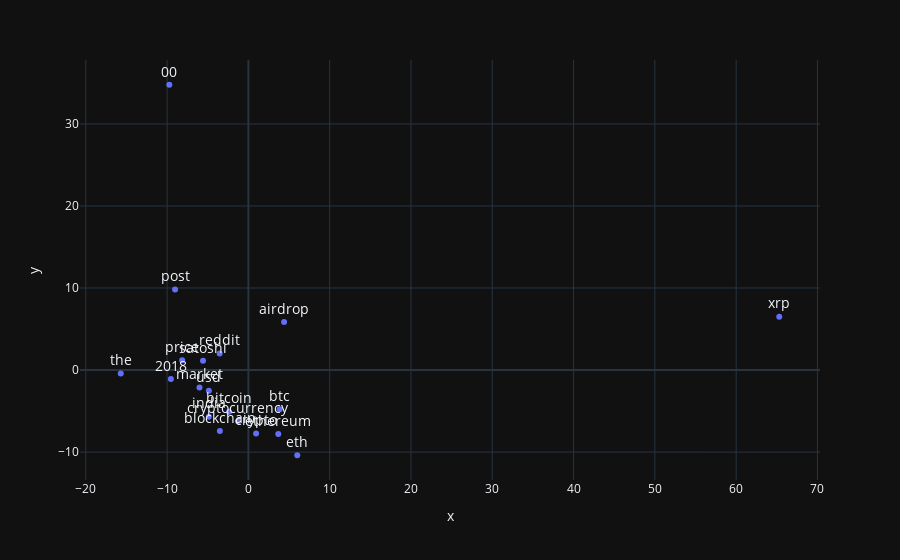

The cell this chart's notebook holds for it:
### Code cell
fig = px.scatter(x = pca_text[:,0], y = pca_text[:,1], text = final_list)
fig.update_traces(textposition='top center', textfont_size=14)
fig.show()

### Figure 1 — Plotly figure (JSON) as saved in the notebook; plotly's stock layout.template omitted (floating-point values rounded to 4 significant figures)
{"data": [{"hovertemplate": "x=%{x}<br>y=%{y}<br>text=%{text}<extra></extra>", "legendgroup": "", "marker": {"color": "#636efa", "symbol": "circle"}, "mode": "markers+text", "name": "", "orientation": "v", "showlegend": false, "text": ["bitcoin", "btc", "00", "price", "crypto", "eth", "cryptocurrency", "reddit", "blockchain", "ethereum", "2018", "usd", "post", "india", "satoshi", "airdrop", "market", "xrp", "the"], "x": [-2.379, 3.846, -9.726, -8.149, 0.9468, 6.011, -1.29, -3.536, -3.509, 3.678, -9.532, -4.864, -9.019, -4.87, -5.582, 4.391, -6.018, 65.3, -15.7], "xaxis": "x", "y": [-5.08, -4.771, 34.78, 1.183, -7.727, -10.39, -6.231, 2.012, -7.422, -7.792, -1.092, -2.511, 9.808, -5.687, 1.122, 5.844, -2.116, 6.505, -0.4365], "yaxis": "y", "type": "scatter", "textfont": {"size": 14}, "textposition": "top center"}], "layout": {"xaxis": {"anchor": "y", "domain": [0.0, 1.0], "title": {"text": "x"}}, "yaxis": {"anchor": "x", "domain": [0.0, 1.0], "title": {"text": "y"}}, "legend": {"tracegroupgap": 0}, "margin": {"t": 60}}}
